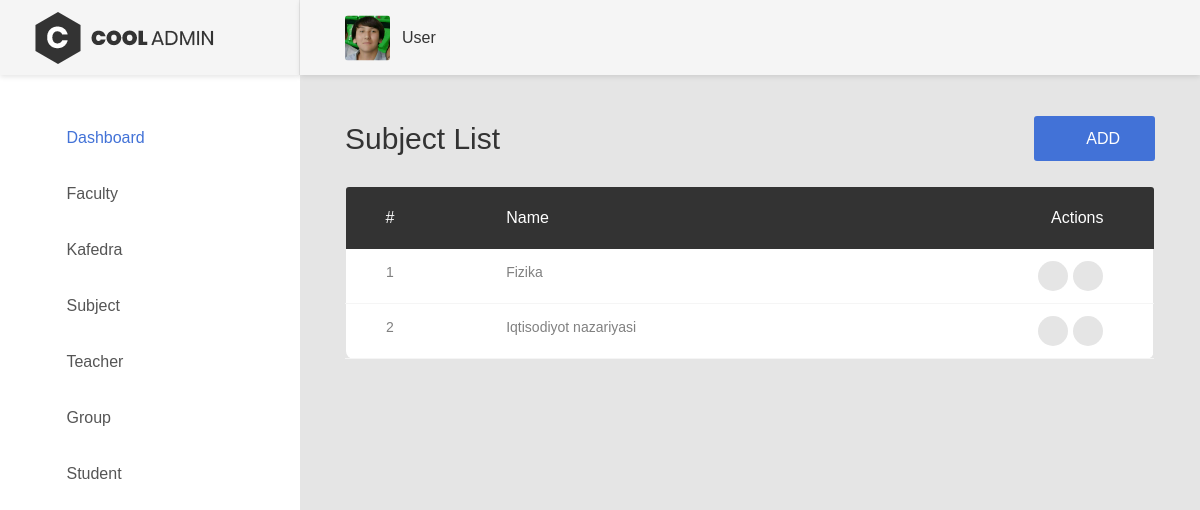
The app's page /subject/list/ (signed in) with its own data.
### adminapp/models.py (models this page shows, shortened)
class Subject(models.Model):
    name = models.CharField(max_length=100, null=False, blank=False)

### adminapp/views.py (the view)
# urls.py: path('subject/list/',subject_list, name='subject_list'),
@login_required_decorator
def subject_list(request):
    subjects=services.get_subject()
    ctx={
        "subjects":subjects
    }
    return render(request,'subject/list.html',ctx)

### adminapp/services.py (called while the page is built)
def dictfetchall(cursor):
    columns = [col[0] for col in cursor.description]
    return [
        dict(zip(columns, row)) for row in cursor.fetchall()
    ]

def get_subject():
    with closing(connection.cursor()) as cursor:
        cursor.execute("""SELECT * from adminapp_subject""")
        subjects = dictfetchall(cursor)
        return subjects

### templates/subject/list.html
{% extends 'base.html' %}
{% load static %}
{% block content %}
 <div class="page-container">
    {%include 'userbar.html'%}
    <div class="main-content">
        <div class="section__content section__content--p30">
            <div class="container-fluid">
                <div class="row">
                    <div class="col-md-12">
                        <div class="overview-wrap">
                            <h2 class="title-1">Subject List</h2>
                            <a class="au-btn au-btn-icon au-btn--blue" href="{% url 'subject_create' %}">
                                <i class="zmdi zmdi-plus"></i>add</a>
                        </div>
                    </div>
                </div>
                <br>
                <div class="row">
                    <div class="col-md-12">
                        <div class="table-responsive m-b-40">
                            <table class="table table-borderless table-data3">
                                <thead>
                                    <tr>
                                        <th>#</th>
                                        <th>Name</th>
                                        <th>Actions</th>
                                    </tr>
                                </thead>
                                <tbody>
                                    {% for subject in subjects %}
                                    <tr>
                                        <td>{{subject.id }}</td>
                                        <td>{{subject.name }}</td>
                                        <td>
                                            <div class="table-data-feature">
                                                <a class="item" data-toggle="tooltip" href="{% url 'subject_edit' pk=subject.id %}" data-placement="top" title="" data-original-title="Edit">
                                                    <i class="zmdi zmdi-edit text-warning"></i>
                                                </a>
                                                <a class="item" data-toggle="tooltip" href="{% url 'subject_delete' pk=subject.id %}" data-placement="top" title="" data-original-title="Delete">
                                                    <i class="zmdi zmdi-delete text-danger"></i>
                                                </a>
                                            </div>
                                        </td>
                                    </tr>
                                    {% endfor %}
                                </tbody>
                            </table>
                        </div>
                    </div>
                </div>
            </div>
        </div>
    </div>
</div>
{% endblock %}

### templates/userbar.html (shortened to what this page needs)
    {% load static%}
    <header class="header-desktop">
        <div class="section__content section__content--p30">
            <div class="container-fluid">
                <div class="header-wrap">
                    <div class="header-button">
                        <div class="account-wrap">
                            <div class="account-item clearfix js-item-menu">
                                <div class="image">
                                    <img src="{% static 'images/icon/1-photo.jpg' %}" alt="Sardor Toirov" />
                                </div>
                                <div class="content">
                                    <a class="js-acc-btn" href="#">{{user.username}}</a>
                                </div>
                            </div>
                        </div>
                    </div>
                </div>
            </div>
        </div>
    </header>

### records on screen
Subject: id "1", name "Fizika"
Subject: id "2", name "Iqtisodiyot nazariyasi"

### other values on screen
{{ user.username }} "User"
